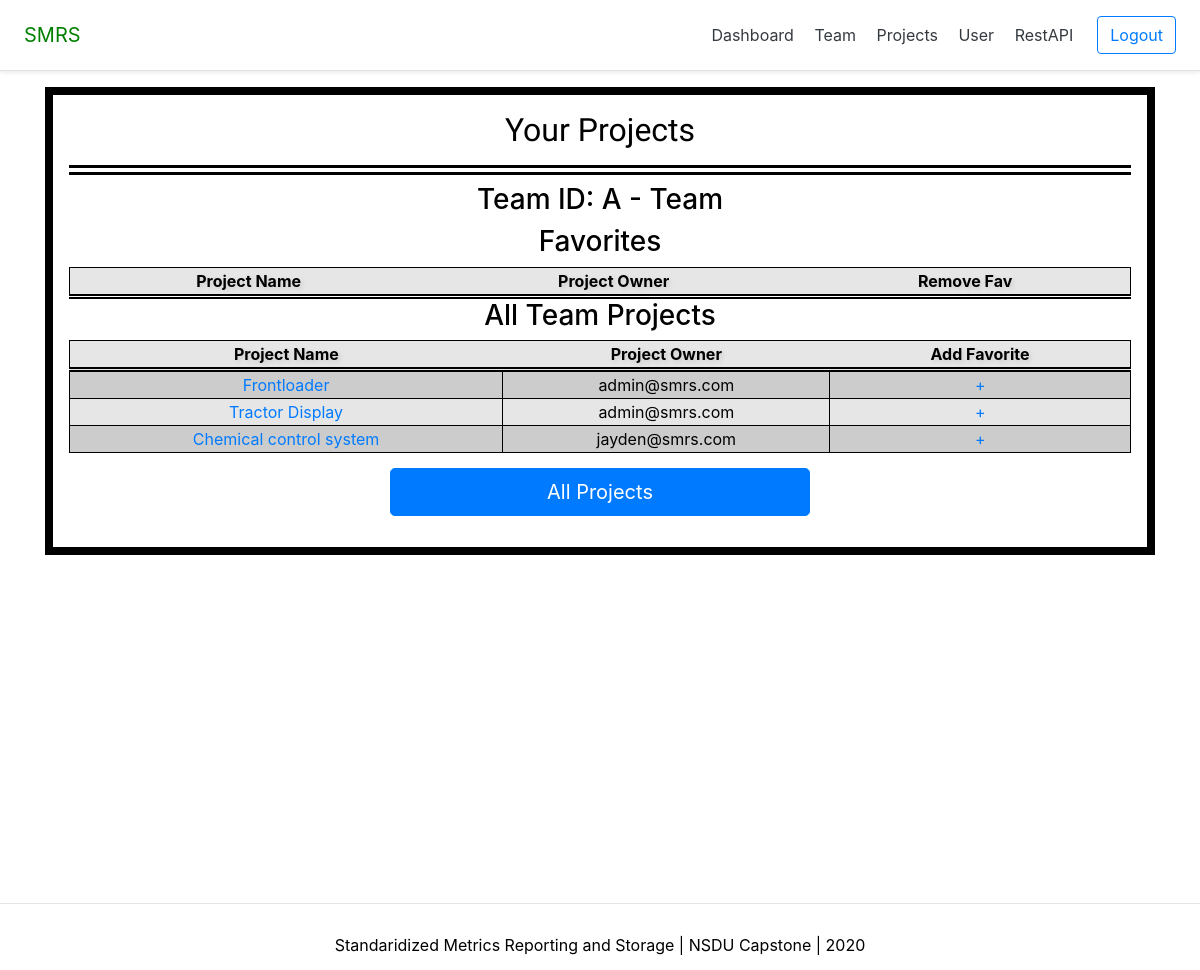
The app's page /dashboard/projects/ (signed in), older data.
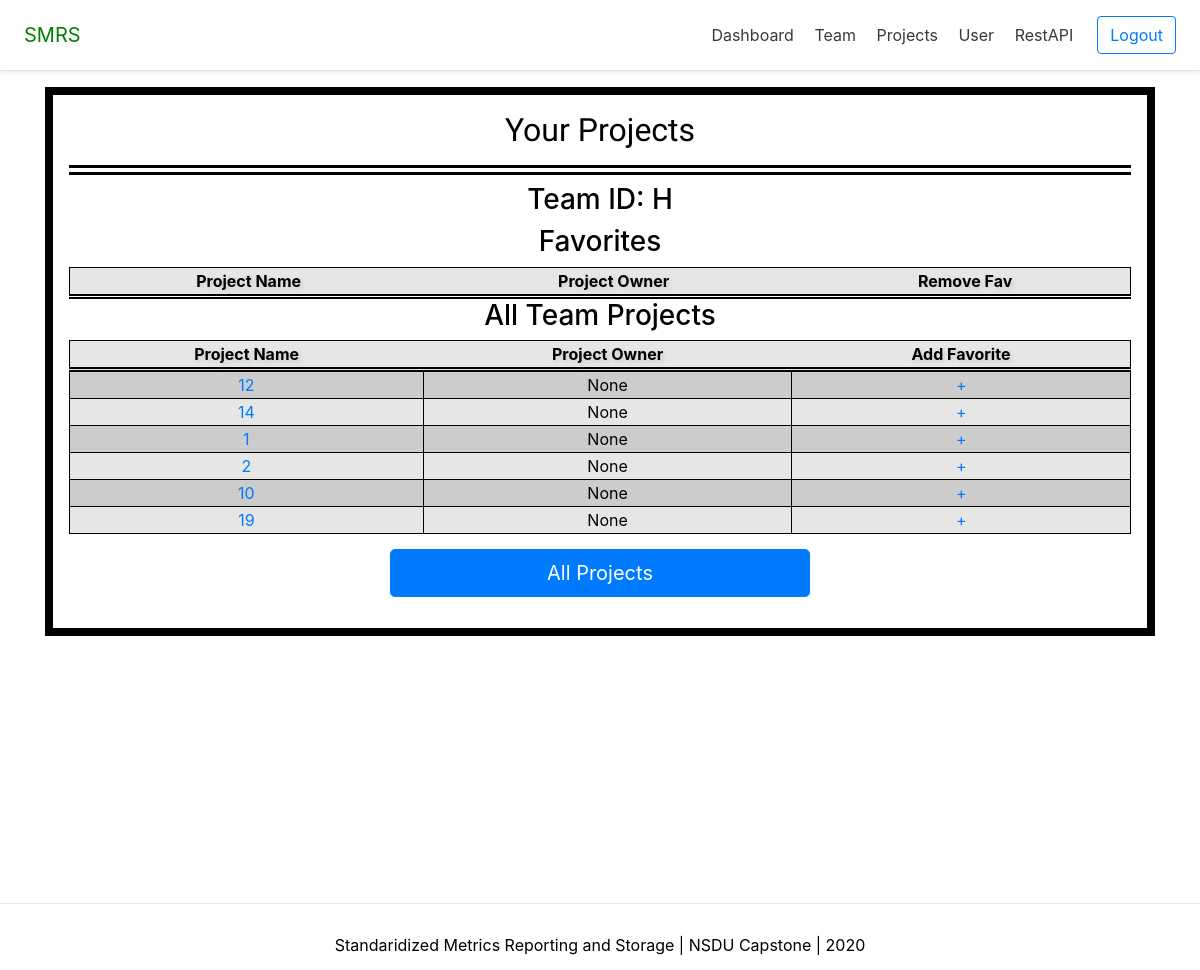
The same page, newer data.
### account/models.py (models this page shows, shortened)
class Team (models.Model):
    name                     = models.CharField(max_length=25, unique=True )
    teamData                 = models.TextField(null=True, blank=True)

class Account(AbstractBaseUser):
    email = models.EmailField(
        verbose_name='email address',
        max_length=255,
        unique=True,
    )
    name                = models.TextField()
    racf                = models.CharField(max_length=30, unique=True)
    darkColorScheme     = models.CharField(choices=Theme, default="Light", max_length=10)
    teamid              = models.ForeignKey(Team, blank = True, null = True, on_delete=models.CASCADE)
    date_joined         = models.DateTimeField(auto_now_add=True, editable=False)
    last_login          = models.DateTimeField(auto_now=True)
    is_active           = models.BooleanField(default=True)
    is_staff            = models.BooleanField(default=False) # admin user, non super-user
    is_admin            = models.BooleanField(default=False) # admin
    is_superuser        = models.BooleanField(default=False) # superuser
    USERNAME_FIELD = 'email'
    REQUIRED_FIELDS = ['name','racf'] # username (email) and password are required by default.
    objects = MyAccountManager()
    def __str__(self):
        return self.email

### restAPI/models.py (models this page shows, shortened)
class Project (models.Model):
    name                    = models.CharField(max_length=25)
    productOwner            = models.ForeignKey(model.Account, null = True, blank = True, on_delete=models.CASCADE)
    teamID                  = models.ForeignKey(model.Team, on_delete=models.CASCADE)
    projectNumber           = models.IntegerField()

### dashboard/views.py (the view)
# urls.py: path('projects/', project_view, name='project_team'),
def project_view(request):
    context= {}
    user = request.user
    if user.is_authenticated:
        value = request.COOKIES.get('FavoriteProjects')
        if value != None: ## Browser never on the page before
            favs = set(value.split(","))
            blankspace  = ",".join(favs)
            if blankspace != "": ## if empty don't make a request to DB
                favoriteProjects = Project.objects.filter(pk__in = favs ).all()
                context["FavProjects"]= favoriteProjects
        team= Team.objects.filter(pk=user.teamid.pk).first()
        projects = Project.objects.filter(teamID=team)
        context["projects"]=projects
        context["team"]=team.name
    return render(request, "dashboard/projects.html", context)

### dashboard/templates/dashboard/projects.html (shortened to what this page needs)
{% extends 'base.html' %}
{% load static %}
{% block content %}
<head>
<link rel="stylesheet" href="{% static 'css/projects.css' %}">
</head>
<body>
<div class="container">
  <div id="primaryContent">
    <h2 id="title">Your Projects</h2>
    <h3>Team ID: {{team}}</h3>
    <h3>Favorites</h3>
    <table>
      <tr>
        <th>Project Name</th>
        <th>Project Owner</th>
        <th>Remove Fav</th>
      </tr>
    </table>
    <h3>All Team Projects</h3>
    <table>
      <tr>
        <th>Project Name</th>
        <th>Project Owner</th>
        <th>Add Favorite</th>
      </tr>
      {% for project in projects %}
      <tr>
        <td ><a href="{% url 'dashboard:detail' project.pk %}">{{project.name}}</a></td>
        <td>{{project.productOwner}}</td>
        <td><a href="{% url 'dashboard:addfav' project.pk %}">+</a></td>
      </tr>
      {% endfor %}
    </table>
    <div class= "form-signin">
      <a class="btn btn-lg btn-primary btn-block" href="{% url 'dashboard:project_all' %}"> All Projects</a>
    </div>
  </div>
</div>
</body>
{% endblock content %}

Row changes from the older to the newer data that the page shows:
no longer on this page (row edited): Team: name "A - Team"
no longer on this page (row edited): Project: name "Tractor Display", productOwner "admin@smrs.com"
no longer on this page (row edited): Project: name "Chemical control system", productOwner "jayden@smrs.com"
changed Project (number 1 of 6 on the later page): name "Frontloader" → "12"; productOwner "admin@smrs.com" → "None"
now on this page (row edited): Project: name "14", productOwner "None"
added Project: name "1", productOwner "None"
added Project: name "2", productOwner "None"
added Project: name "10", productOwner "None"
added Project: name "19", productOwner "None"
Text that changed along with them:
{{ team }}: (not shown) → "H"
